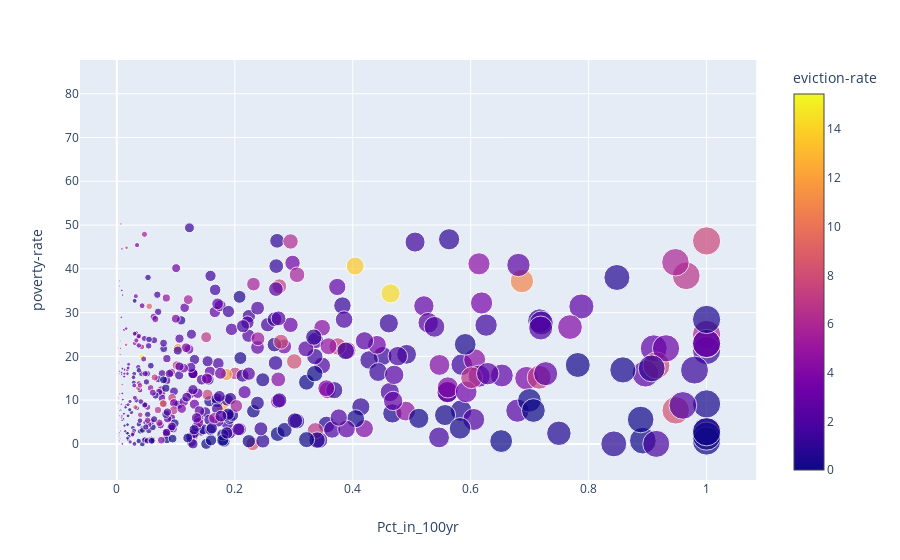

Notebook source saved alongside this figure:
### Code cell
copy_full_df = full_dataset
for column in copy_full_df.columns.to_list():
    df = copy_full_df
    df[column].fillna((df[column].mean()), inplace = True)

# copy_full_df['poverty-rate'].fillna((full_dataset['poverty-rate'].mean()), inplace = True)
# copy_full_df['eviction-rate'].fillna((full_dataset['eviction-rate'].mean()), inplace = True)
# copy_full_df['poverty-rate'].fillna((full_dataset['poverty-rate'].mean()), inplace = True)
# copy_full_df['Rating'].fillna((full_dataset['Rating'].mean()), inplace = True)
ax3 = px.scatter(df, 
                 x= "Pct_in_100yr", 
                 y = "poverty-rate", 
                 size='Pct_in_100yr', 
                 color = 'eviction-rate')
ax3.show()

### Figure 1 — Plotly figure (JSON) as saved in the notebook; plotly's stock layout.template omitted (floating-point values rounded to 4 significant figures; data arrays with more than 128 entries replaced by an {"elided": "..."} marker saying what was removed)
{"data": [{"hoverlabel": {"namelength": 0}, "hovertemplate": "Pct_in_100yr=%{marker.size}<br>poverty-rate=%{y}<br>eviction-rate=%{marker.color}", "legendgroup": "", "marker": {"color": {"elided": "793 float values"}, "coloraxis": "coloraxis", "size": {"elided": "793 float values"}, "sizemode": "area", "sizeref": 0.0025, "symbol": "circle"}, "mode": "markers", "name": "", "showlegend": false, "type": "scatter", "x": {"elided": "793 float values"}, "xaxis": "x", "y": {"elided": "793 float values"}, "yaxis": "y"}], "layout": {"autosize": true, "coloraxis": {"colorbar": {"title": {"text": "eviction-rate"}}, "colorscale": [[0, "#0d0887"], [0.1111, "#46039f"], [0.2222, "#7201a8"], [0.3333, "#9c179e"], [0.4444, "#bd3786"], [0.5556, "#d8576b"], [0.6667, "#ed7953"], [0.7778, "#fb9f3a"], [0.8889, "#fdca26"], [1, "#f0f921"]]}, "legend": {"itemsizing": "constant", "tracegroupgap": 0}, "margin": {"t": 60}, "xaxis": {"anchor": "y", "autorange": true, "domain": [0, 0.98], "range": [-0.06174, 1.081], "title": {"text": "Pct_in_100yr"}, "type": "linear"}, "yaxis": {"anchor": "x", "autorange": true, "domain": [0, 1], "range": [-7.918, 87.63], "title": {"text": "poverty-rate"}, "type": "linear"}}}
